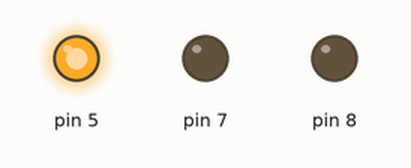
Recording of a sketch running on a simulated Arduino Uno, built with avr-gcc and run on an emulated ATmega328P. Shown: output pins drawn as LEDs (lit = HIGH).

Above: at 2.5 s.
At 7.5 s:
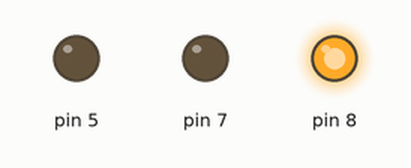
At 12.5 s:
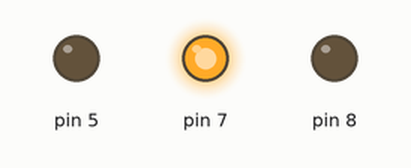
Timing chart, 0 to 19.5 s (numbered marks = the images above):
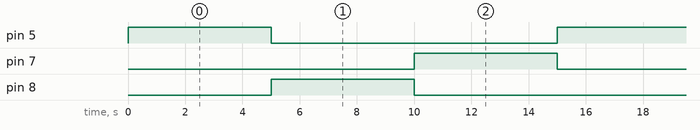

The sketch:

traffic_light.ino
```cpp
// C++ code
//
void setup()
{
  pinMode(5, OUTPUT);
  pinMode(8, OUTPUT);
  pinMode(7, OUTPUT);
}

void loop()
{
  digitalWrite(5, HIGH);
  delay(5000); // Wait for 5000 millisecond(s)
  digitalWrite(5, LOW);
  digitalWrite(8, HIGH);
  delay(5000); // Wait for 5000 millisecond(s)
  digitalWrite(8, LOW);
  digitalWrite(7, HIGH);
  delay(5000); // Wait for 5000 millisecond(s)
  digitalWrite(7, LOW);
}
```

Measured:
- by itself, pin 5, pin 7, pin 8: alternates HIGH for 5.0 s and LOW for 10.0 s
- by itself, everything shown: repeats every 15.0 s, in 4 steps
